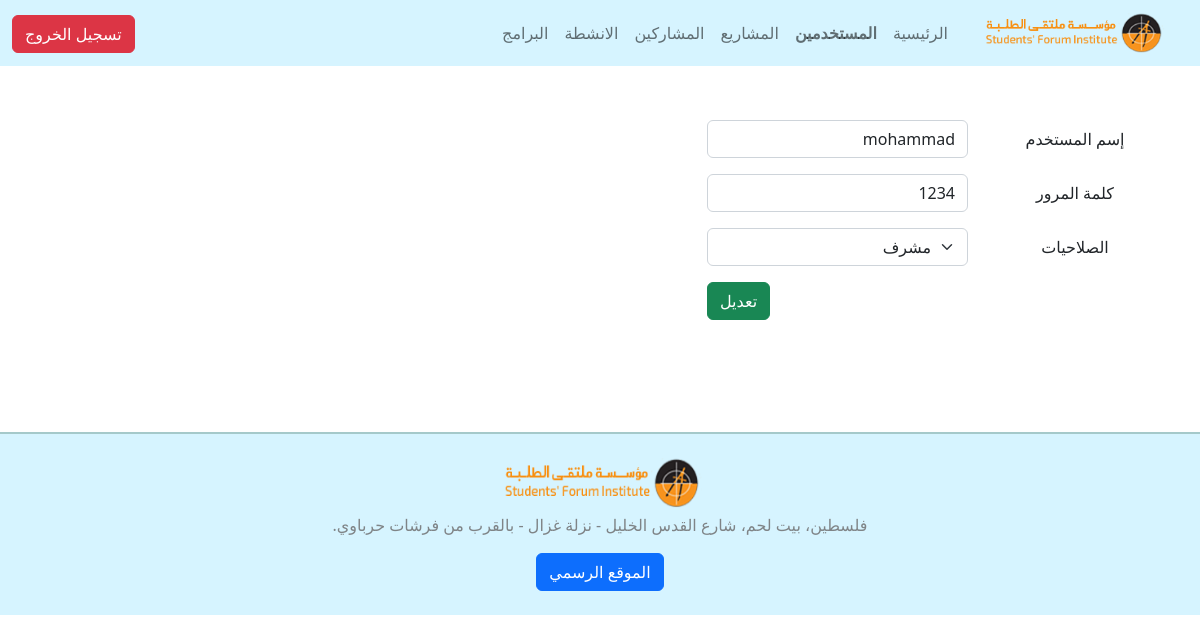
/usersEdit.php?id=37 (signed in), run on the app's committed database.
### tables this page shows
CREATE TABLE IF NOT EXISTS `users` (
  `id` int(11) NOT NULL AUTO_INCREMENT,
  `username` varchar(50) NOT NULL,
  `password` varchar(20) NOT NULL,
  `permission` varchar(15) NOT NULL,
  PRIMARY KEY (`id`),
  UNIQUE KEY `username` (`username`)
);

### usersEdit.php (the view, shortened to what this page needs)
<!DOCTYPE html>
<?php
    include 'conn/connc.php';
      $id = (int) $_GET['id'];
      $sql = "SELECT * FROM `users` WHERE id = '$id'";
      $res = mysqli_query($con,$sql);
      while ($n = mysqli_fetch_assoc($res)) {
        $username = $n['username'];
        $password = $n['password'];
        $permission = $n['permission'];
        }
 ?>
<head>
	 <link href="css/bootstrap.min.css" rel="stylesheet">
</head>
<body dir="rtl">
<nav class="navbar navbar-expand-lg">
    <div class="container-fluid">
      <a class="navbar-brand" href="controlPanal.php">
        <img src="img/sfi-logo.png" style=" width: 200px; height: 40px;">
      </a>
      <div class="collapse navbar-collapse" id="navbarNav" style="margin-right: -2vw; width: 100%;">
        <ul class="navbar-nav" style=" width: 100%;">
          <li class="nav-item">
             <a class="nav-link" aria-current="page" href="controlPanal.php"> الرئيسية</a>
          </li>
          <li class="nav-item">
           <b> <a class="nav-link" href="users.php">المستخدمين</a> </b>
          </li>
          <li class="nav-item">
            <a class="nav-link" href="projects.php">المشاريع</a>
          </li>
          <li class="nav-item">
            <a class="nav-link" href="princpl.php">المشاركين</a>
          </li>
          <li class="nav-item">
            <a class="nav-link" href="activtyNames.php">الانشطة</a>
          </li>
          <li class="nav-item">
            <a class="nav-link" href="programs.php">البرامج</a>
          </li>
          <li class="nav-item" style="margin-right: 1%; margin-top: 0.2vw; text-align: left; width: 100%;">
            <form method="post" action="">
              <button type="submit" class="btn btn-danger" name="bt_logout">تسجيل الخروج</button>
            </form>
          </li>
        </ul>
      </div>
    </div>
  </nav>
<br>
<br>
<br>
<br>
<br>
<div class="container text-center" >
  <form method="post">
    <div class="mb-3 row">
    <label for="inputUsername" class="col-sm-12 col-md-3 col-lg-2 col-form-label">إسم المستخدم</label>
    <div class="col-sm-12 col-md-4 col-lg-3">
      <input type="text" class="form-control" name="username" <?php echo "value = ".$username." " ; ?>>
    </div>
  </div>
    <div class="mb-3 row">
    <label for="inputPassword" class="col-sm-12 col-md-3 col-lg-2 col-form-label">كلمة المرور</label>
    <div class="col-sm-12 col-md-4 col-lg-3">
      <input type="text" class="form-control" name="password" <?php echo "value = ".$password." " ; ?>>
    </div>
  </div>
    <div class="mb-3 row">
    <label for="inputPerm" class="col-sm-12 col-md-3 col-lg-2 col-form-label">الصلاحيات</label>
    <div class="col-sm-12 col-md-4 col-lg-3">
      <select class="form-select" aria-label="Default select example" name="perm">
        <option value="admin" <?php if($permission == "admin") echo 'selected = selected'; ?>> مشرف</option>
      </select>
    </div>
  </div>
    <div class="mb-3 row" style="text-align: left ;">
      <div class="col-3"></div>
      <div class="col-sm-2">
        <button type="submit" class="btn btn-success" name="bt_login">تعديل </button>
      </div>
  </div>
  </form>
  <br>
  <br>
</div>
<br>
<br>
<footer>
    <div id="footer">
      <img src="img/sfi-logo.png" class="imgFot">
      <br>
      <p class="card-text" style="padding-top: 0.4vw; color: #7F8487; ">فلسطين، بيت لحم، شارع القدس الخليل - نزلة غزال - بالقرب من فرشات حرباوي.</p>
      <a href="https://ysfi.ps/Arr/index.php/ar/" class="btn btn-primary" target="blank">الموقع الرسمي</a>
    </div>
  </footer>
</body>
</html>

### usersEdit.php (style rules this page uses)
.navbar { background-color: #D6F4FF; position: fixed; width: 100%; }
#footer { text-align: center; background-color: #D6F4FF; padding-top: 2vw; padding-bottom: 2vw; border-top: #A5C9CA; border-top-width: 2px; border-top-style: outset; }
.imgFot { width: 220px; height: 50px; }

### data on the page
users: username "mohammad", password "1234", perm "مشرف"
